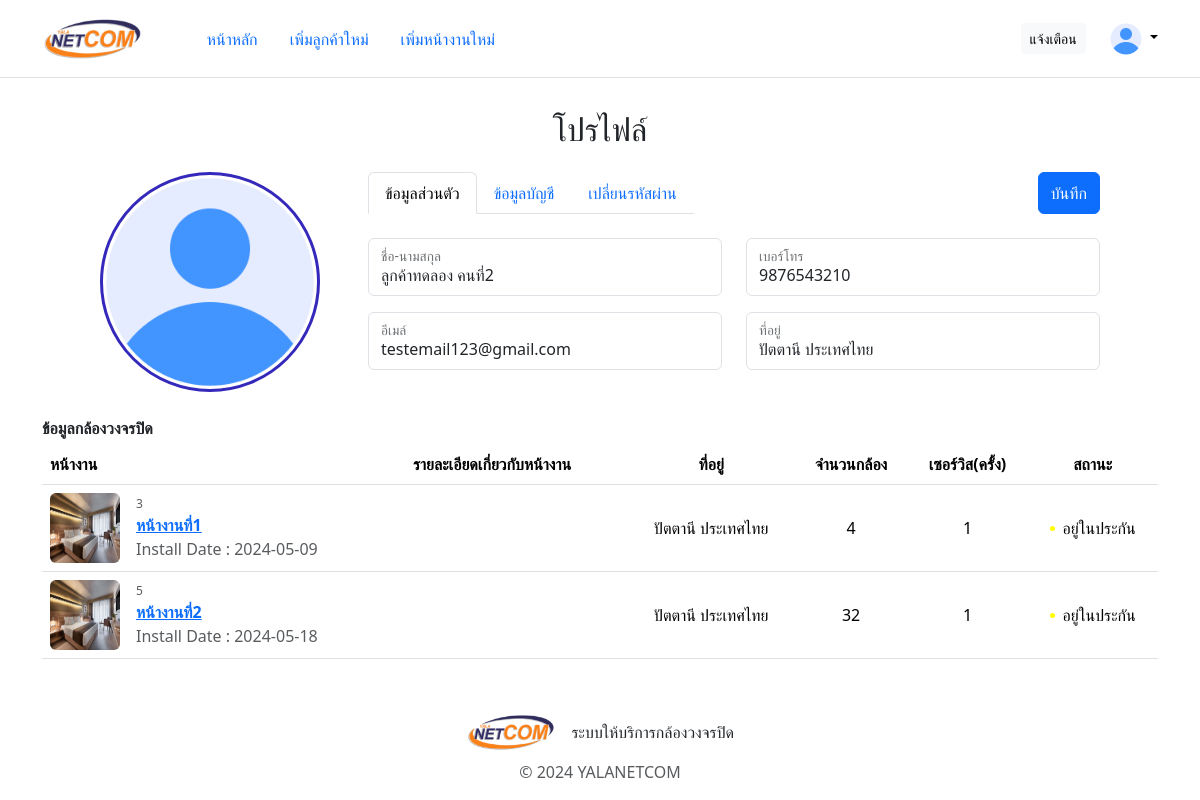
/template/profile?user-id=4 (signed in), run on the app's committed database.
### tables this page shows
CREATE TABLE `user` (
  `user_id` int(10) NOT NULL,
  `name_lastname` varchar(30) NOT NULL,
  `phone` varchar(25) NOT NULL,
  `email` varchar(30) NOT NULL,
  `address` varchar(30) NOT NULL,
  `img_type` varchar(5) DEFAULT NULL
);

CREATE TABLE `worksite` (
  `worksite_id` int(10) NOT NULL,
  `worksite_name` varchar(20) NOT NULL,
  `address` varchar(30) NOT NULL,
  `camera_number` int(3) NOT NULL,
  `install_date` date NOT NULL,
  `other_details` varchar(255) DEFAULT NULL,
  `user_id` int(10) NOT NULL
);

### template/profile/action/load-user.php (called while the page is built, shortened)
<?php
    require_once('../action/dbconnect.php');
    $user_id = $_GET['user-id'];
    try {
        $stmt = $con->prepare("
            SELECT * from user WHERE user.user_id = " . $user_id . "
        ");
        $stmt->execute();
        $user_info = $stmt->fetchAll(PDO::FETCH_ASSOC);
    } catch(PDOException $e) {
        echo "Connection failed: " . $e->getMessage();
    }
?>

### template/profile/action/load-worksite.php (called while the page is built)
<?php
    require_once('../action/dbconnect.php');
    $user_id = $_GET['user-id'];
    try {
        $stmt = $con->prepare("
            SELECT
                w.*,
                COUNT(DISTINCT n.noti_id) AS num_services,
                CASE
                    WHEN w.install_date < DATE_SUB(CURRENT_DATE(), INTERVAL 2 YEAR) THEN 0
                    ELSE 1
                END AS install_date_status
            FROM
                worksite w
            LEFT JOIN
                notification n ON w.worksite_id = n.worksite_id AND n.noti_status = 0
            WHERE
                w.user_id = " . $user_id . "
            GROUP BY
                w.worksite_id;
        ");
        $stmt->execute();
        $worksite_list = $stmt->fetchAll(PDO::FETCH_ASSOC);
    } catch(PDOException $e) {
        echo "Connection failed: " . $e->getMessage();
    }
?>

### template/profile/index.php (the view, shortened to what this page needs)
<?php
  require_once('action/load-user.php');
  require_once('action/load-worksite.php');
?>
<!DOCTYPE html>
<html lang="en">
<head>
  <link href="https://cdn.jsdelivr.net/npm/bootstrap@5.3.3/dist/css/bootstrap.min.css" rel="stylesheet">
  <link href="../../static/css/main.css" rel="stylesheet">
  <link href="../../static/css/view/profile.css" rel="stylesheet">
</head>
<body>
  <header class="p-3 mb-3 border-bottom">
    <div class="container">
      <div class="d-flex flex-wrap align-items-center justify-content-center justify-content-lg-start">
        <a href="../" class="d-flex align-items-center mb-2 mb-lg-0 link-body-emphasis text-decoration-none">
          <img src="../../static/image/logo-sm.png" height="45" alt="">
        </a>
        <ul class="nav nav-pills col-12 col-lg-auto me-lg-auto justify-content-center ms-5">
          <li class="nav-item"><a href="../" class="nav-link">หน้าหลัก</a></li>
          <li class="nav-item"><a href="../new-user.php" class="nav-link">เพิ่มลูกค้าใหม่</a></li>
          <li class="nav-item"><a href="../new-worksite.php" class="nav-link">เพิ่มหน้างานใหม่</a></li>
        </ul>
        <a href="./notify-services.php" class="btn btn-light me-3 btn-sm">แจ้งเตือน</a>
        <div class="dropdown text-end ms-2">
          <a href="#" class="d-block link-body-emphasis text-decoration-none dropdown-toggle" data-bs-toggle="dropdown" aria-expanded="false">
            <img src="../../static/icon/user.png" alt="mdo" width="32" height="32" class="rounded-circle">
          </a>
        </div>
      </div>
    </div>
  </header>
  <div class="container my-container">
    <h2 class="mt-3 text-center">โปรไฟล์</h2>
    <form class="about-user mt-3">
      <div tool class="user-img" onclick="document.getElementById('img-input').click()">
        <img src="../../uploads/user-img/<?php echo $user_info[0]['img_type'] != NULL ? $user_id . "." . $user_info[0]['img_type'] : 'default.png' ; ?>" alt="" id="user-img">
      </div>
      <div class="user-info ps-5">
        <div class="profile-nav pe-0">
          <ul class="nav nav-tabs">
            <li class="nav-item">
              <a class="nav-link active" href="">ข้อมูลส่วนตัว</a>
            </li>
            <li class="nav-item">
              <a class="nav-link" href="./account.php?user-id=<?php echo $user_id; ?>">ข้อมูลบัญชี</a>
            </li>
            <li class="nav-item">
              <a class="nav-link" href="./password-manage.php?user-id=<?php echo $user_id; ?>">เปลี่ยนรหัสผ่าน</a>
            </li>
          </ul>
          <button type="submit" class="btn btn-primary">บันทึก</button>
        </div>
        <div class="col mt-4">
          <div class="row">
            <div class="col input-group mb-3">
              <div class="form-floating">
                <input type="text" class="form-control" placeholder="ชื่อ-นามสกุล" value="<?php echo $user_info[0]['name_lastname']; ?>">
                <label>ชื่อ-นามสกุล</label>
              </div>
            </div>
            <div class="col input-group mb-3">
              <div class="form-floating">
                <input type="text" class="form-control" placeholder="เบอร์โทร" value="<?php echo $user_info[0]['phone']; ?>">
                <label>เบอร์โทร</label>
              </div>
            </div>
          </div>
          <div class="row">
            <div class="col input-group mb-3">
              <div class="form-floating">
                <input type="text" class="form-control" placeholder="อีเมล์" value="<?php echo $user_info[0]['email']; ?>">
                <label>อีเมล์</label>
              </div>
            </div>
            <div class="col input-group mb-3">
              <div class="form-floating">
                <input type="text" class="form-control" placeholder="ที่อยู่" value="<?php echo $user_info[0]['address']; ?>">
                <label>ที่อยู่</label>
              </div>
            </div>
          </div>
        </div>
      </div>
    </form>
    <p style="width: 100%; font-weight: bold; text-align: left;" class="mb-0 pb-1 pt-4">ข้อมูลกล้องวงจรปิด</p>
    <div class="container p-0">
      <table class="table align-middle mb-0 bg-white">
        <thead>
          <tr>
            <th>หน้างาน</th>
            <th>รายละเอียดเกี่ยวกับหน้างาน</th>
            <th class="text-center">ที่อยู่</th>
            <th class="text-center">จำนวนกล้อง</th>
            <th class="text-center">เซอร์วิส(ครั้ง)</th>
            <th class="text-center">สถานะ</th>
          </tr>
        </thead>
        <tbody>
        <?php
          foreach ($worksite_list as $worksite) {
        ?>
          <tr>
            <td>
              <div class="d-flex align-items-center">
                <img src="../../static/image/test/2.jpg" alt="" style="width: 70px; height: 70px" class="rounded"/>
                <div class="ms-3 d-flex flex-column">
                  <p class="m-0 text-muted" style="font-size: 12px;"><?php echo $worksite['worksite_id']; ?></p>
                  <a href=""><p class="fw-bold mb-0"><?php echo $worksite['worksite_name']; ?></p></a>
                  <p class="text-muted m-0">Install Date : <?php echo $worksite['install_date']; ?></p>
                </div>
              </div>
            </td>
            <td>
            </td>
            <td class="text-center">
              <?php echo $worksite['address']; ?>
            </td>
            <td class="text-center">
              <?php echo $worksite['camera_number']; ?>
            </td>
            <td class="text-center">
              <?php echo $worksite['num_services']; ?>
            </td>
            <td class="text-center">
              <div class="d-flex align-items-center justify-content-center">
                <?php
                  if($worksite['install_date_status']) {
                    echo '<div class="me-2" style="width: 5px; height: 5px; border-radius: 50%; background-color: yellow;"></div>อยู่ในประกัน';
                  }else {
                    echo '<div class="me-2" style="width: 5px; height: 5px; border-radius: 50%; background-color: red;"></div>หมดประกันแล้ว';
                  }
                ?>
              </div>
            </td>
          </tr>
        <?php
          }
        ?>
        </tbody>
      </table>
    </div>
  </div>
  <footer class="pt-3">
    <ul class="nav align-items-center justify-content-center mb-2">
      <img src="../../static/image/logo-sm.png" class="me-3" height="40" alt="">
      <li class="nav-item">ระบบให้บริการกล้องวงจรปิด</li>
    </ul>
    <p class="text-center text-body-secondary">© 2024 YALANETCOM</p>
  </footer>
</body>
</html>

### static/css/main.css (style rules this page uses)
* { margin: 0px; padding: 0px; font-family:'Segoe UI', Tahoma, Geneva, Verdana, sans-serif; }
html, body { height: 100%; display: flex; flex-direction: column; justify-content: space-between; }
.my-container { flex-grow: 1; }

### static/css/view/profile.css (style rules this page uses)
.my-container { flex-grow: 1; display: flex; flex-direction: column; justify-content: start; align-items: center; }

### data on the page
user: name_lastname "ลูกค้าทดลอง คนที่2", phone "9876543210", email "testemail123@gmail.com", address "ปัตตานี ประเทศไทย"
worksite: worksite_id "3", worksite_name "หน้างานที่1", install_date "2024-05-09", address "ปัตตานี ประเทศไทย", camera_number "4", num_services "1"
worksite: worksite_id "5", worksite_name "หน้างานที่2", install_date "2024-05-18", address "ปัตตานี ประเทศไทย", camera_number "32", num_services "1"
